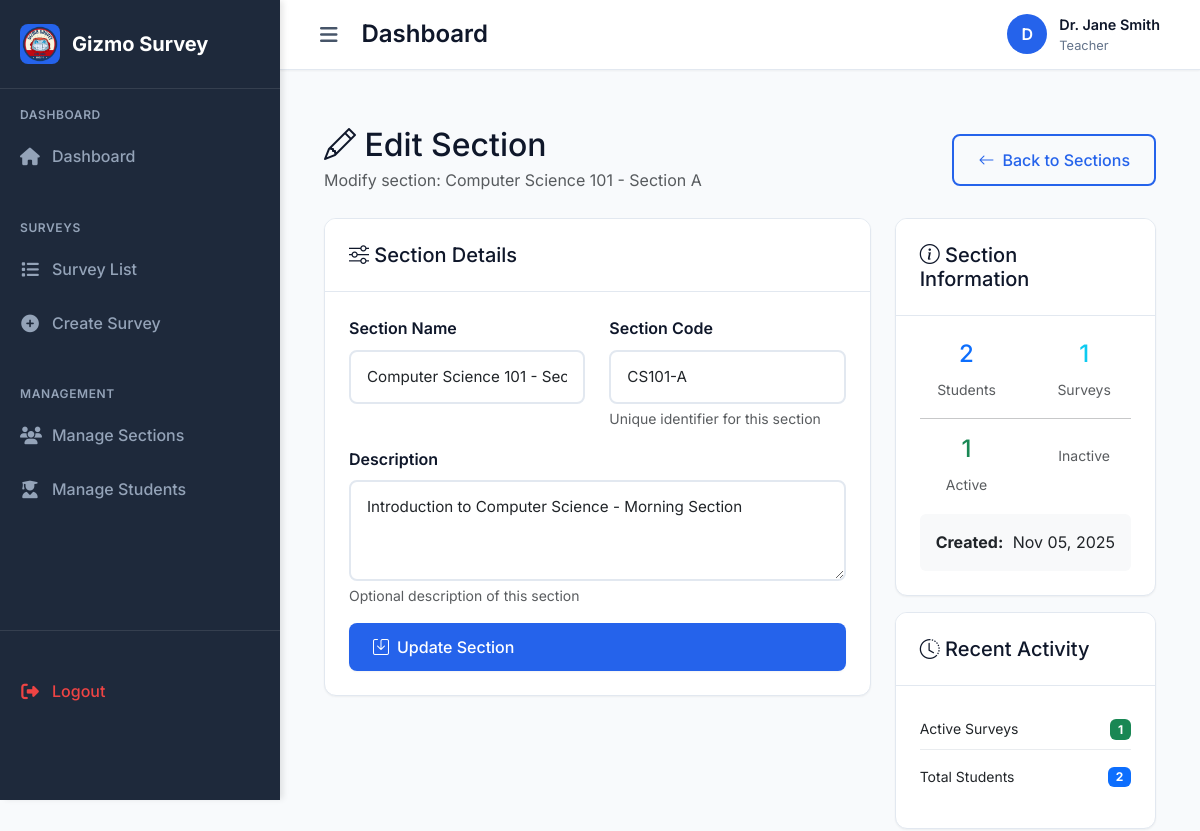
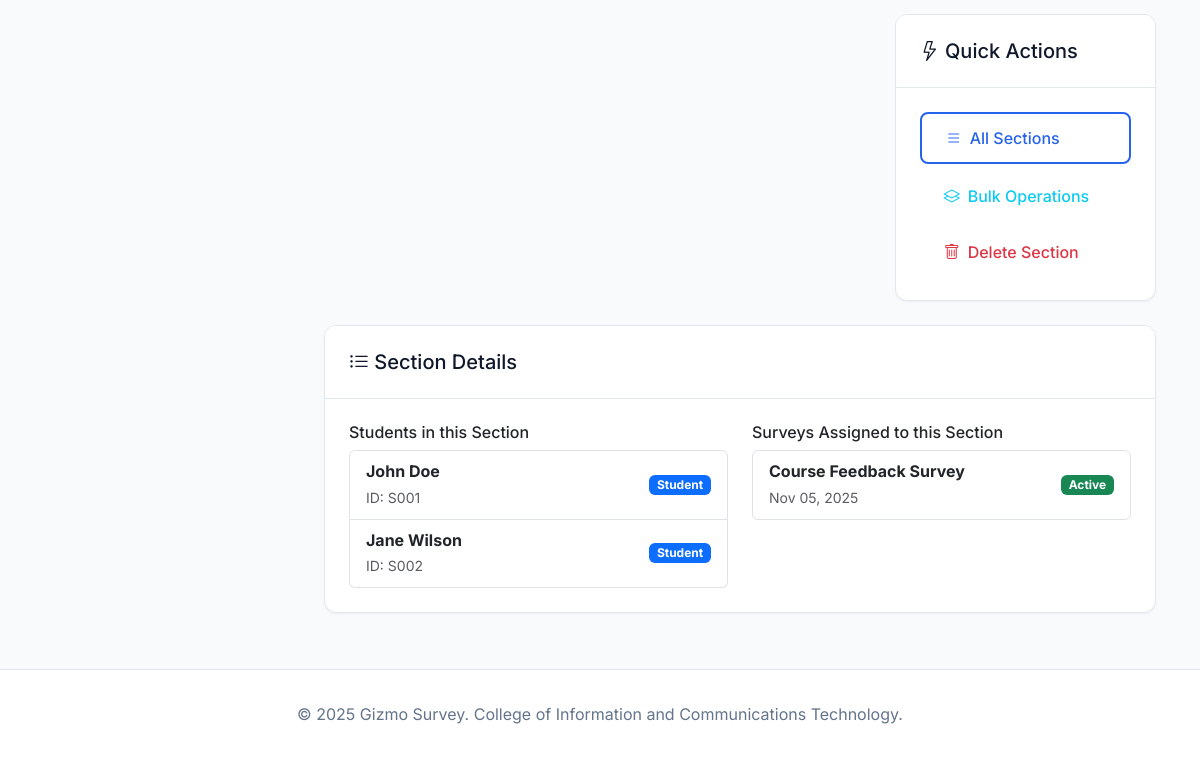
/teacher/section/1/edit/ (signed in), run on an earlier commit of the app's database (2 pictures, top to bottom).
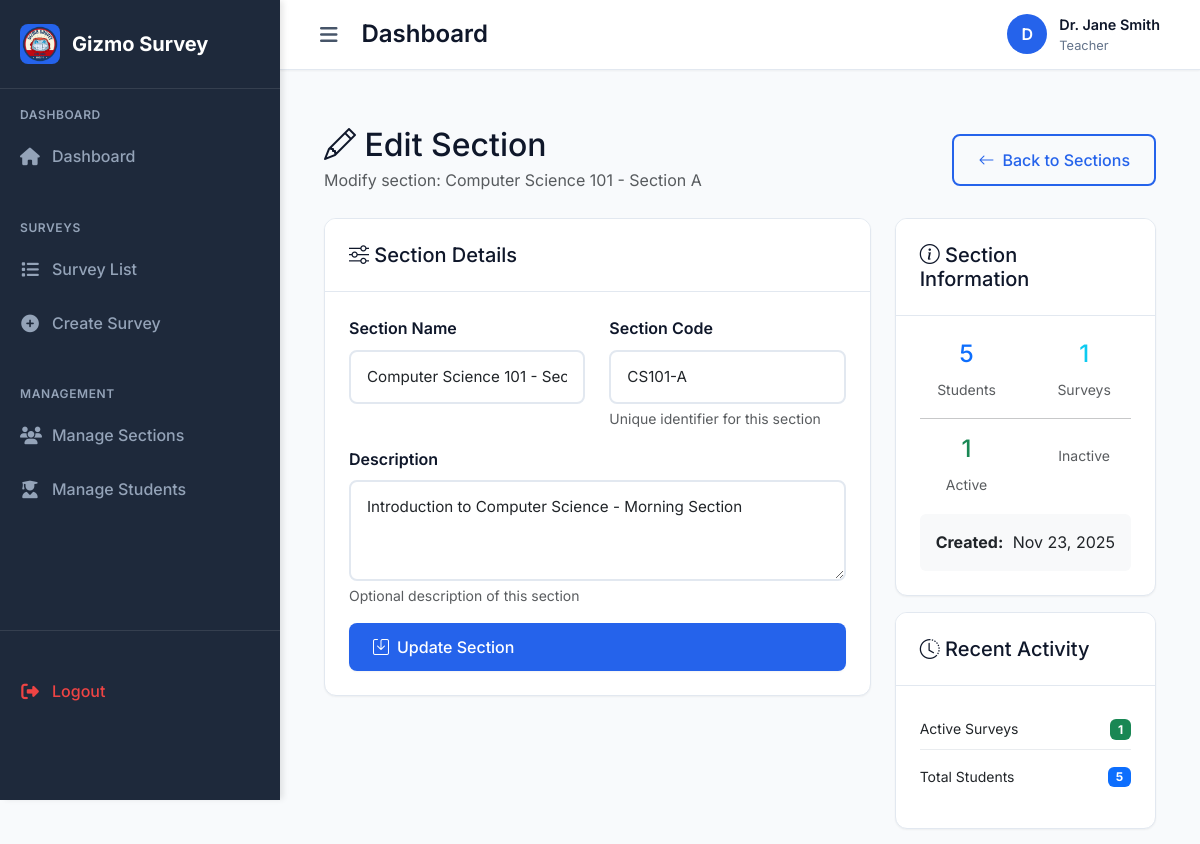
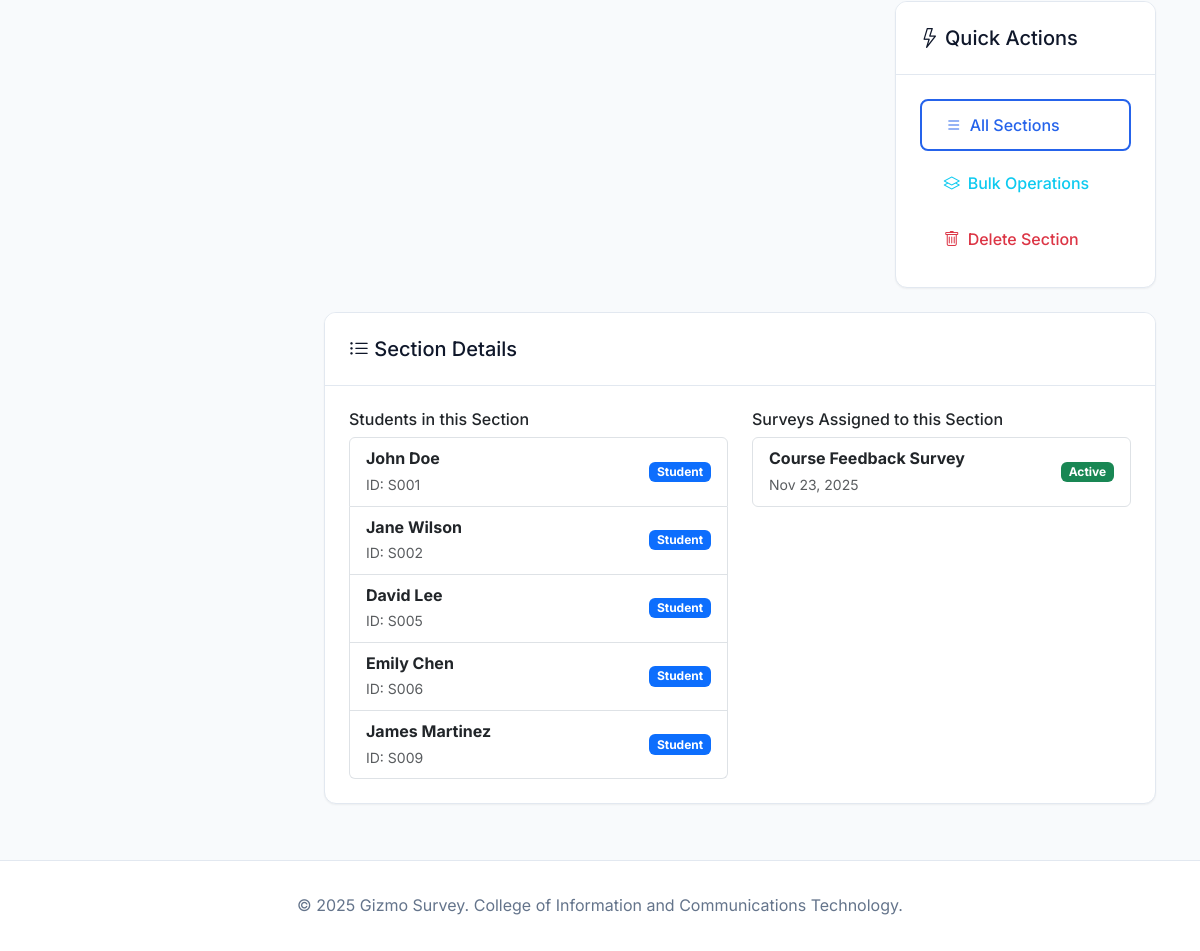
And on a later commit of the database (2 pictures, top to bottom).
### myapp/models.py (models this page shows, shortened)
class Section(models.Model):
    name = models.CharField(max_length=100)
    code = models.CharField(max_length=20, unique=True)
    description = models.TextField(blank=True)
    is_active = models.BooleanField(default=True, help_text="Whether this section is active (not soft deleted)")
    created_at = models.DateTimeField(auto_now_add=True)

class UserProfile(models.Model):
    ROLE_CHOICES = [
        ('student', 'Student'),
        ('teacher', 'Teacher'),
    ]
    user = models.OneToOneField(User, on_delete=models.CASCADE)
    role = models.CharField(max_length=10, choices=ROLE_CHOICES)
    section = models.ForeignKey(Section, on_delete=models.CASCADE, null=True, blank=True)
    student_id = models.CharField(max_length=20, blank=True, null=True)
    is_active = models.BooleanField(default=True, help_text="Whether this user profile is active (not soft deleted)")

class Survey(models.Model):
    title = models.CharField(max_length=200)
    description = models.TextField(blank=True)
    created_by = models.ForeignKey(User, on_delete=models.CASCADE, related_name='created_surveys')
    sections = models.ManyToManyField(Section, related_name='surveys')
    is_active = models.BooleanField(default=True)
    created_at = models.DateTimeField(auto_now_add=True)
    updated_at = models.DateTimeField(auto_now=True)
    due_date = models.DateTimeField(null=True, blank=True)
    version = models.PositiveIntegerField(default=1, help_text="Incremented when survey is edited")
    class Meta:
        ordering = ['-created_at']

### myapp/views.py (the view)
# urls.py: path('teacher/section/<int:section_id>/edit/', views.edit_section, name='edit_section'),
@login_required
def edit_section(request, section_id):
    profile = UserProfile.objects.get(user=request.user)
    if profile.role != 'teacher':
        messages.error(request, 'Access denied. Teacher access required.')
        return redirect('home')
    section = get_object_or_404(Section, id=section_id)
    if request.method == 'POST':
        form = SectionForm(request.POST, instance=section)
        if form.is_valid():
            form.save()
            messages.success(request, 'Section updated successfully!')
            return redirect('manage_sections')
    else:
        form = SectionForm(instance=section)
    stats = {
        'total_students': UserProfile.objects.filter(section=section, role='student', is_active=True).count(),
        'total_surveys': Survey.objects.filter(sections=section).count(),
        'active_surveys': Survey.objects.filter(sections=section, is_active=True).count(),
    }
    context = {
        'section': section,
        'form': form,
        'stats': stats,
        'profile': profile,
    }
    return render(request, 'myapp/edit_section.html', context)

### myapp/forms.py
class SectionForm(forms.ModelForm):
    class Meta:
        model = Section
        fields = ['name', 'code', 'description']
        widgets = {
            'name': forms.TextInput(attrs={'class': 'form-control'}),
            'code': forms.TextInput(attrs={'class': 'form-control'}),
            'description': forms.Textarea(attrs={'class': 'form-control', 'rows': 3}),
        }

### myapp/templates/myapp/edit_section.html (shortened to what the changed rows need)
{% extends 'myapp/base.html' %}
{% block content %}
<div class="container-fluid py-4">
    <div class="row">
        <div class="col-12">
            <div class="d-flex justify-content-between align-items-center mb-4">
                <div>
                    <h2 class="mb-1">
                        <i class="bi bi-pencil"></i> Edit Section
                    </h2>
                    <p class="text-muted mb-0">
                        Modify section: {{ section.name }}
                    </p>
                </div>
            </div>
        </div>
    </div>
    <div class="row">
        <div class="col-lg-8">
            <div class="card">
                <div class="card-body">
                    <form method="post">
                        <div class="row">
                            <div class="col-md-6">
                                <div class="mb-3">
                                    <label for="{{ form.name.id_for_label }}" class="form-label">Section Name</label>
                                    {{ form.name }}
                                </div>
                            </div>
                            <div class="col-md-6">
                                <div class="mb-3">
                                    <label for="{{ form.code.id_for_label }}" class="form-label">Section Code</label>
                                    {{ form.code }}
                                    <div class="form-text">Unique identifier for this section</div>
                                </div>
                            </div>
                        </div>
                        <div class="mb-3">
                            <label for="{{ form.description.id_for_label }}" class="form-label">Description</label>
                            {{ form.description }}
                            <div class="form-text">Optional description of this section</div>
                        </div>
                    </form>
                </div>
            </div>
        </div>
        <div class="col-lg-4">
            <div class="card">
                <div class="card-body">
                    <div class="row text-center">
                        <div class="col-6">
                            <h4 class="text-primary">{{ stats.total_students }}</h4>
                            <small class="text-muted">Students</small>
                        </div>
                    </div>
                    <div class="mt-3 p-3 bg-light rounded">
                        <div class="d-flex justify-content-between align-items-center">
                            <span class="fw-bold">Created:</span>
                            <span>{{ section.created_at|date:"M d, Y" }}</span>
                        </div>
                    </div>
                </div>
            </div>
            <div class="card mt-3">
                <div class="card-body">
                    {% if stats.total_surveys > 0 %}
                        <div class="activity-item mb-2">
                            <div class="d-flex justify-content-between align-items-center">
                                <span class="small">Active Surveys</span>
                                <span class="badge bg-success">{{ stats.active_surveys }}</span>
                            </div>
                        </div>
                        <div class="activity-item mb-2">
                            <div class="d-flex justify-content-between align-items-center">
                                <span class="small">Total Students</span>
                                <span class="badge bg-primary">{{ stats.total_students }}</span>
                            </div>
                        </div>
                    {% else %}
                        <div class="text-center py-3">
                            <i class="bi bi-clipboard display-4 text-muted"></i>
                            <p class="text-muted mt-2 mb-0">No surveys assigned yet</p>
                        </div>
                    {% endif %}
                </div>
            </div>
        </div>
    </div>
    <div class="row mt-4">
        <div class="col-12">
            <div class="card">
                <div class="card-body">
                    <div class="row">
                        <div class="col-md-6">
                            {% if stats.total_students > 0 %}
                                <div class="list-group">
                                    {% for student in section.userprofile_set.filter|slice:":5" %}
                                        <div class="list-group-item d-flex justify-content-between align-items-center">
                                            <div>
                                                <strong>{{ student.user.get_full_name|default:student.user.username }}</strong>
                                                {% if student.student_id %}
                                                    <br><small class="text-muted">ID: {{ student.student_id }}</small>
                                                {% endif %}
                                            </div>
                                            <span class="badge bg-primary">Student</span>
                                        </div>
                                    {% endfor %}
                                </div>
                            {% else %}
                                <p class="text-muted">No students assigned to this section.</p>
                            {% endif %}
                        </div>
                        <div class="col-md-6">
                            {% if stats.total_surveys > 0 %}
                                <div class="list-group">
                                    {% for survey in section.surveys.all|slice:":5" %}
                                        <div class="list-group-item d-flex justify-content-between align-items-center">
                                            <div>
                                                <strong>{{ survey.title }}</strong>
                                                <br><small class="text-muted">{{ survey.created_at|date:"M d, Y" }}</small>
                                            </div>
                                            <span class="badge bg-{% if survey.is_active %}success{% else %}secondary{% endif %}">
                                                {% if survey.is_active %}Active{% else %}Inactive{% endif %}
                                            </span>
                                        </div>
                                    {% endfor %}
                                </div>
                            {% else %}
                                <p class="text-muted">No surveys assigned to this section.</p>
                            {% endif %}
                        </div>
                    </div>
                </div>
            </div>
        </div>
    </div>
</div>
{% endblock %}

What changed in the data, as far as the page shows it:
changed Section "Computer Science 101 - Section A": created_at "Nov 05, 2025" → "Nov 23, 2025"
added UserProfile: user.get_full_name "David Lee", student_id "S005"
added UserProfile: user.get_full_name "Emily Chen", student_id "S006"
added UserProfile: user.get_full_name "James Martinez", student_id "S009"
changed Survey "Course Feedback Survey": created_at "Nov 05, 2025" → "Nov 23, 2025"
Also different on the page:
{{ stats.total_students }}: "2" → "5"
